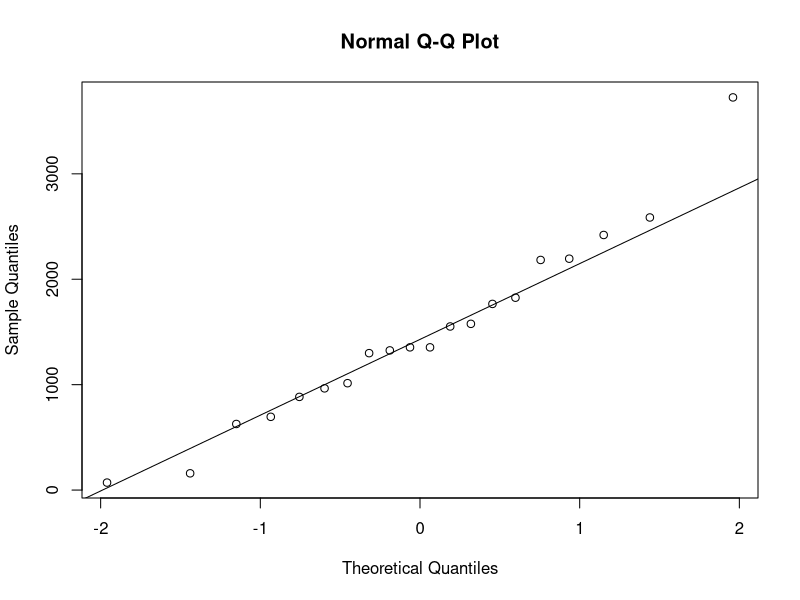
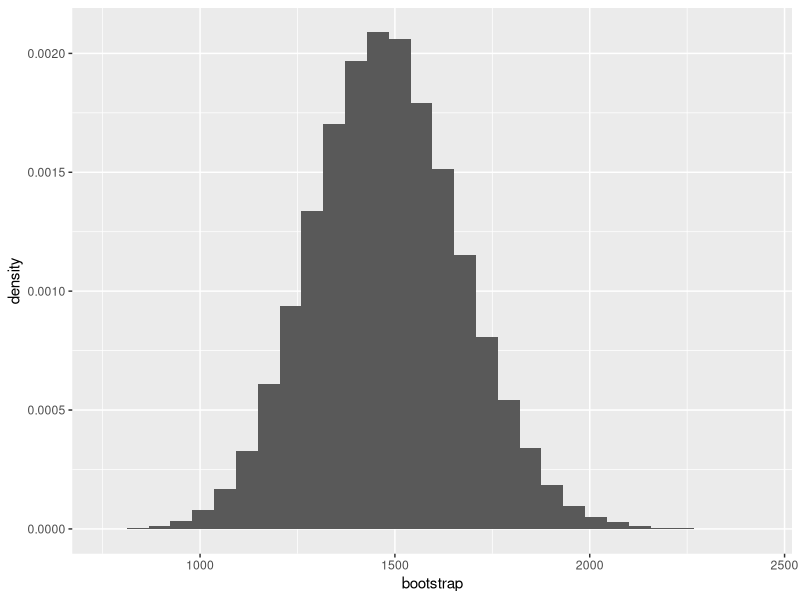

Here is the R script that generated these plots, in order:
## 1.2
survivalTimes = c(1552, 627, 884, 2183, 1354, 1354, 1014, 2420,  71, 3725,
	          2195, 2586, 1577, 1766, 1325, 1299, 159, 1825, 965, 695)
B = 100000

###(a)
mu0 = 1020
sd0 = sd(survivalTimes)
n = length(survivalTimes)

library(ggplot2)
qqnorm(survivalTimes)
qqline(survivalTimes)

shapiro.test(survivalTimes)$p.value

## Analysing the graphic and knowing that shapiro test p-value is greater than 0.05 we can affirm that the survival time estimates follow a normal Distribution.

p.value.exact = 1-pnorm((mean(survivalTimes)-mu0)/(sd(survivalTimes)/sqrt(n))); p.value.exact

set.seed(777)
t.obs = (mean(survivalTimes)-mu0)/(sd0/sqrt(n))
t.star = numeric(B)
z=survivalTimes-mean(survivalTimes)+mu0 
for(i in 1:B){
    z.star    = sample(z,n,replace=T)
    sd.z.star = sd(z.star)
    t.star[i] = (mean(z.star)-mu0)/(sd.z.star/sqrt(n))
}
# decision on H0 based on the p.value
p.value <- sum(t.star>t.obs)/B; p.value

## The exact p.value is greater than the p.value of the boostrap yet there are no significant changes. Both the exact p.value and the bootstrap p.value are less than 0.05 therefore we reject the null hypothesis.



###(b)
set.seed(777)
alpha = 0.1
t.star = numeric(B)
t= mean(survivalTimes)
for(i in 1:B){
    x.boot = sample(survivalTimes, length(survivalTimes), replace=T)
    t.star[i] = mean(x.boot)
}

### pivotal CI (review)
delta.star = t.star - t
d = quantile(delta.star, c(alpha/2,1-alpha/2))
ci.boot = t - c(d[2],d[1])
names(ci.boot) <- c("5%", "95%")
ci.boot

## draw histogram
library(ggplot2)
p1 <- ggplot(data.frame(bootstrap = t.star), aes(x = bootstrap)) +
      geom_histogram(aes(y = after_stat(density)))
plot(p1)

## percentile 90% CI
d = quantile(t.star, c(alpha/2,1-alpha/2)); d

##(c)
set.seed(777)
u <- c(alpha/2, 1-alpha/2) #desired quantiles
z <- qnorm(mean(t.star < t)) 
z.u <- qnorm(u)

## calculate accelaration using an estimator
t.star.jack = numeric(length(survivalTimes))
for(i in 1:length(survivalTimes)){
    t.star.jack[i] = mean(survivalTimes[-i])
}
mean.t.star.jack <- mean(t.star.jack)
a.hat <- sum((mean.t.star.jack - t.star.jack)^3)/(6*(sum((mean.t.star.jack - t.star.jack)^2))^(3/2))

#Adjusted quantiles
u_adjusted <- pnorm(z + (z+z.u)/(1-a.hat*(z+z.u))) 

#Accelerated Bootstrap CI
quantile(t.star, u_adjusted)

## (d)
set.seed(777)
library(boot)
boot.T <- function(data,indices){
    return(mean(data[indices,]))
}
boot.mean <- boot(data=as.data.frame(survivalTimes),statistic = boot.T,R=B)
boot.ci(boot.mean,type=c("basic","norm","perc", "bca"), conf=0.9) #TODO usar o mesmo bootstrap sample em vez de criar um novo (perguntar à professora)

## (e)
P.mean = mean(survivalTimes > 1100); P.mean

## (f)
### bootstrap
set.seed(777)
B= 10000
t.star.boot=numeric(B)
for(i in 1:B){
    survivalTimes.sample = sample(survivalTimes,length(survivalTimes),replace =T)
    t.star.boot[i] = mean(survivalTimes.sample > 1100)
}

t.star.boot.mean =mean(t.star.boot); t.star.boot.mean
t.star.boot.bias = t.star.boot.mean - P.mean; t.star.boot.bias
t.star.boot.var = var(t.star.boot); t.star.boot.var
t.star.boot.sd = sqrt(t.star.boot.var); t.star.boot.sd

### jackknife
set.seed(777)
t.star.jack=numeric(length(survivalTimes))
for(i in 1:length(survivalTimes)){
    t.star.jack[i] = mean(survivalTimes[-i] > 1100)
}

t.star.jack.mean = mean(t.star.jack); t.star.jack.mean
t.star.jack.bias = (t.star.jack.mean - P.mean) * (n-1); t.star.jack.bias
t.star.jack.var = mean((t.star.jack - t.star.jack.mean)^2) * (n-1); t.star.jack.var
t.star.jack.sd = sqrt(t.star.jack.var); t.star.jack.sd;

### (g)
set.seed(777)
B= 10000
t.star.boot=numeric(B)
t.star.jack=numeric(length(survivalTimes))
for(i in 1:B){
    z.star = sample(survivalTimes,length(survivalTimes),replace =T)
    t.star.boot[i] = mean(z.star > 1100)
}
for(i in 1:B){
    t.star.jack[i] = sd(t.star.boot[-i])
}

t.star.jack.var = mean((t.star.jack - mean(t.star.jack))^2) * (n-1); t.star.jack.var
t.star.jack.sd = sqrt(t.star.jack.var); t.star.jack.sd;
